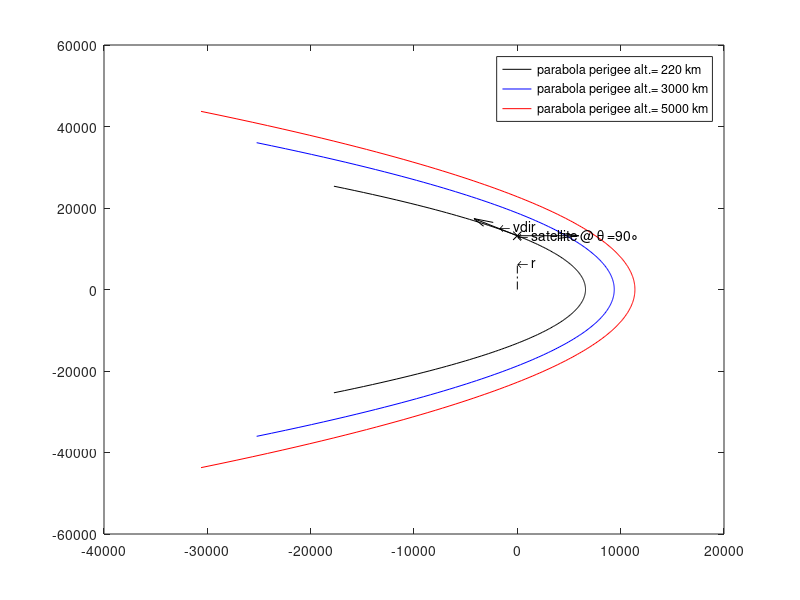

MATLAB code for this plot: (Note: this script raises an error after producing the figure.)
close all; clear all;
% find places you need to replace
% by looking for "replace" variable
replace = 0;

% struct to save information
pathToFolder = 'C:\Users\davee\Desktop\Classes 2022\Orbital Mech\';
firstName = 'Colton'; % replace with your first and last name!
lastName = 'Davies'; % replace
Title = 'midterm1';
saveFilename = [Title '_' firstName '_' lastName '.mat'];
savePathAndFilename = [pathToFolder saveFilename];

% constant values
R_Earth = 6378.137; % km
mu_Earth = 398600.4418; % km^3/s % note, mass of space vehicle is negligible

%% Problem 3
% values related to the question
altitude = 220; % km
r_earth = 6378.137; % km 
r_circular = r_earth + altitude; % 6578 km

% 3ai
% equation found in Textbook Eq 2.90
v_perigee = sqrt(2*mu_Earth/(r_circular)) % km/s

% 3aii
% equation found in Textbook Eq 2.63
v_circular = sqrt(mu_Earth/(r_circular)) % km/s

% 3aiii
% equation found in Textbook Eq 2.92 
% zero
zero = v_perigee/v_circular - sqrt(2)

% 3aiv
% equation found in Textbook Eq 2.90 - 2.93
dV_required = v_perigee-v_circular

h_m1_struct3a = {v_perigee,v_circular,zero,dV_required};

% 3b i.-v.
% equation found in Textbook Eq 2.90
v_i =  sqrt(2*mu_Earth/(2*r_earth)) % km/s
v_ii = sqrt(2*mu_Earth/(20*r_earth)) % km/s
v_iii = sqrt(2*mu_Earth/(30*r_earth)) % km/s
v_iv = sqrt(2*mu_Earth/(60*r_earth)) % km/s
v_v = 0 % km/s

h_m1_struct3b = {v_i,v_ii,v_iii,v_iv,v_v};

% setup for 3c (calculate r at perigee)
rperi_220 = (r_earth+220); % km
rperi_3000 = (r_earth+3000); % km
rperi_5000 = (r_earth+5000); % km

% setup for 3c (calculate semi latus rectum)
p220 = 2*rperi_220;
p3000 = 2*rperi_3000;
p5000 = 2*rperi_5000;

% setup for 3c (calculate r at 90 degree true anomaly)
r220_90d = p220;
r3000_90d = p3000;
r5000_90d = p5000;

% setup for 3c (calculate h)
h220 = sqrt(r220_90d*mu_Earth);
h3000 = sqrt(r3000_90d*mu_Earth);
h5000 = sqrt(r5000_90d*mu_Earth);

% setup for 3c (calculate v at 90 degree true anomaly)
v220 = sqrt(2*mu_Earth/(r220_90d)) %  km/s
v3000 = sqrt(2*mu_Earth/(r3000_90d)) % 
v5000 = sqrt(2*mu_Earth/(r5000_90d)) % 

% 3ci 
% equation found in Textbook Eq 2.93
gamma220 = 90/2
% 3cii
% equation found in Textbook Eq 2.93
gamma3000 = 90/2
% 3ciii
% equation found in Textbook Eq 2.93
gamma5000 = 90/2

h_m1_struct3c = {gamma220,gamma3000,gamma5000};

% PLOTTING %%%%%%%%%%%%%%%%%%%%%%%%%%%%%%%
thetas = -125:1:125; % theta values

% r values at the thetas above
rs220 = p220./(1+cosd(thetas));
rs3000 = p3000./(1+cosd(thetas));
rs5000 = p5000./(1+cosd(thetas));

color220 = 'k'; color3000 = 'b'; color5000 = 'r';
figure;
% Parabola 220
plot(rs220.*cosd(thetas), rs220.*sind(thetas), 'Color',color220); hold on;
plot(rs3000.*cosd(thetas), rs3000.*sind(thetas), 'Color',color3000); hold on;
plot(rs5000.*cosd(thetas), rs5000.*sind(thetas), 'Color',color5000); hold on;
legend('parabola perigee alt.= 220 km','parabola perigee alt.= 3000 km','parabola perigee alt.= 5000 km','AutoUpdate','off')
% Position Vector at theta = 90
theta = 90;
plot(0, r220_90d,'x','Color',color220);
text(0, r220_90d, '\leftarrow satellite @ \theta =90\circ' );
plot([0 -.65*r220_90d*cosd(theta)],[0 .5*r220_90d*sind(theta)], '-.', 'Color',color220); % r
text(-.65*r220_90d*cosd(theta), .5*r220_90d*sind(theta), '\leftarrow r' );

% Velocity Vector
ecc = 1;
v_vec220 = mu_Earth/h220*[(-sind(theta))   (ecc+cosd(theta))]; 
quiver(r220_90d*cosd(theta),r220_90d*sind(theta),v_vec220(1)*rperi_220/norm(v_vec220),v_vec220(2)*rperi_220/norm(v_vec220) ,'Color', color220); % plot velocity
text(r220_90d*cosd(theta)+v_vec220(1)*.5*rperi_220/norm(v_vec220),r220_90d*sind(theta)+v_vec220(2)*.5*rperi_220/norm(v_vec220), '  \leftarrow vdir');

% plot the local horizon 
q1a = quiver(r220_90d*cosd(theta),r220_90d*sind(theta),rperi_220*sind(theta),-rperi_220*cosd(theta) ,'Color',color220); % plot local horizon
q1a.ShowArrowHead = 'off';
q1a.LineStyle = '-.';


% Directrix
xline(2*rperi_220,'-','Color',color220);
text(2*rperi_220, 0, '\leftarrow directrix');

xlabel('$$\hat{p} (km)$$','Interpreter','Latex');
ylabel('$$\hat{q} (km)$$','Interpreter','Latex');


%%%  Plotting for 3000 km altitude
% NEED TO DO ALL THE PLOTTING FOR 3000 km
% Position Vector at theta = 90
theta = 90;
plot(0, r3000_90d,'x','Color',color3000);
text(0, r3000_90d, '\leftarrow satellite @ \theta =90\circ' );
plot([0 -.65*r3000_90d*cosd(theta)],[0 .5*r3000_90d*sind(theta)], '-.', 'Color',color3000); % r
text(-.65*r3000_90d*cosd(theta), .5*r3000_90d*sind(theta), '\leftarrow r' );

% Velocity Vector
ecc = 1;
v_vec3000 = mu_Earth/h3000*[(-sind(theta))   (ecc+cosd(theta))]; 
quiver(r3000_90d*cosd(theta),r3000_90d*sind(theta),v_vec3000(1)*rperi_3000/norm(v_vec3000),v_vec3000(2)*rperi_3000/norm(v_vec3000) ,'Color', color3000); % plot velocity
text(r3000_90d*cosd(theta)+v_vec3000(1)*.5*rperi_3000/norm(v_vec3000),r3000_90d*sind(theta)+v_vec3000(2)*.5*rperi_3000/norm(v_vec3000), '  \leftarrow vdir');

% plot the local horizon 
q1a = quiver(r3000_90d*cosd(theta),r3000_90d*sind(theta),rperi_3000*sind(theta),-rperi_3000*cosd(theta) ,'Color',color3000); % plot local horizon
q1a.ShowArrowHead = 'off';
q1a.LineStyle = '-.';


% Directrix
xline(2*rperi_3000,'-','Color',color3000);
text(2*rperi_3000, 0, '\leftarrow directrix');


%%%  Plotting for 5000 km altitude
% NEED TO DO ALL THE PLOTTING FOR 5000 km
% Position Vector at theta = 90
theta = 90;
plot(0, r5000_90d,'x','Color',color5000);
text(0, r5000_90d, '\leftarrow satellite @ \theta =90\circ' );
plot([0 -.65*r5000_90d*cosd(theta)],[0 .5*r5000_90d*sind(theta)], '-.', 'Color',color5000); % r
text(-.65*r5000_90d*cosd(theta), .5*r5000_90d*sind(theta), '\leftarrow r' );

% Velocity Vector
ecc = 1;
v_vec5000 = mu_Earth/h5000*[(-sind(theta))   (ecc+cosd(theta))]; 
quiver(r5000_90d*cosd(theta),r5000_90d*sind(theta),v_vec5000(1)*rperi_5000/norm(v_vec5000),v_vec5000(2)*rperi_5000/norm(v_vec5000) ,'Color', color5000); % plot velocity
text(r5000_90d*cosd(theta)+v_vec5000(1)*.5*rperi_5000/norm(v_vec5000),r5000_90d*sind(theta)+v_vec5000(2)*.5*rperi_5000/norm(v_vec5000), '  \leftarrow vdir');

% plot the local horizon 
q1a = quiver(r5000_90d*cosd(theta),r5000_90d*sind(theta),rperi_5000*sind(theta),-rperi_5000*cosd(theta) ,'Color',color5000); % plot local horizon
q1a.ShowArrowHead = 'off';
q1a.LineStyle = '-.';


% Directrix
xline(2*rperi_5000,'-','Color',color5000);
text(2*rperi_5000, 0, '\leftarrow directrix');

%% Problem 4
eccentricities = [.05 .1 .15 .2 .25 .3]*pi;
thetas_E90 = [acos((eccentricities(1,1)-cosd(90))/(eccentricities(1,1)*cosd(90)-1)) acos((eccentricities(1,2)-cosd(90))/(eccentricities(1,2)*cosd(90)-1)) acos((eccentricities(1,3)-cosd(90))/(eccentricities(1,3)*cosd(90)-1)) acos((eccentricities(1,4)-cosd(90))/(eccentricities(1,4)*cosd(90)-1)) acos((eccentricities(1,5)-cosd(90))/(eccentricities(1,5)*cosd(90)-1)) acos((eccentricities(1,6)-cosd(90))/(eccentricities(1,6)*cosd(90)-1))];
figure; plot(-cos(thetas_E90), eccentricities);
xlabel('$$ -Cos(theta) (radians)$$', 'Interpreter', 'Latex');
ylabel('$$ Eccentricities (unitless)$$', 'Interpreter', 'Latex');
title('Eccentricities vs. -cos(theta)');

h_m1_struct4 = {thetas_E90};
save(savePathAndFilename,"h_m1_struct3a","h_m1_struct3b","h_m1_struct3c","h_m1_struct4");

           